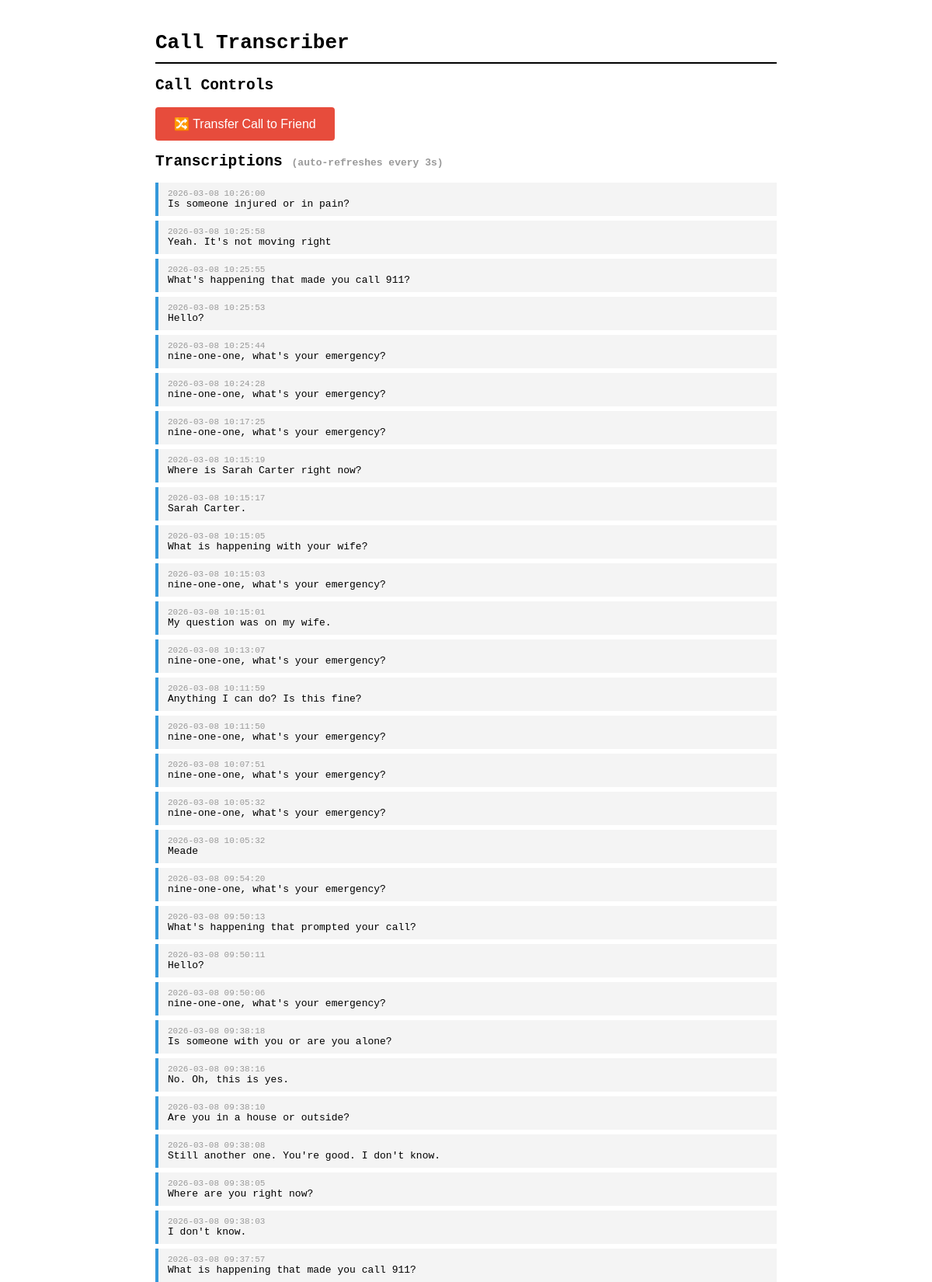
The page / (upper part) on the database its author committed.
### tables this page shows
CREATE TABLE transcriptions (
            id          INTEGER PRIMARY KEY AUTOINCREMENT,
            text        TEXT NOT NULL,
            call_sid    TEXT,
            created_at  TIMESTAMP DEFAULT CURRENT_TIMESTAMP
        , role TEXT DEFAULT 'caller');

### main.py (the view)
@app.get("/", response_class=HTMLResponse)
async def index(request: Request):
    transcriptions = get_transcriptions()
    return templates.TemplateResponse(
        "index.html",
        {"request": request, "transcriptions": transcriptions},
    )

### templates/index.html (shortened to what this page needs)
<!DOCTYPE html>
<html lang="en">
<head>
</head>
<body>
  <h1>Call Transcriber</h1>
  <section>
    <h2>Call Controls</h2>
    <button onclick="transferCall()">🔀 Transfer Call to Friend</button>
  </section>
  <section>
    <h2>Transcriptions <span style="font-size:13px;color:#999;">(auto-refreshes every 3s)</span></h2>
    <div id="transcriptions">
      {% for t in transcriptions %}
        <div class="transcript-item">
          <div class="transcript-time">{{ t.created_at }}</div>
          <div>{{ t.text }}</div>
        </div>
      {% else %}
        <p style="color:#999;">No transcriptions yet. Make a call!</p>
      {% endfor %}
    </div>
  </section>
</body>
</html>

### templates/index.html (style rules this page uses)
body { font-family: monospace; max-width: 800px; margin: 40px auto; padding: 0 20px; }
h1 { border-bottom: 2px solid black; padding-bottom: 10px; }
button { padding: 12px 24px; font-size: 16px; cursor: pointer; background: #e74c3c; color: white; border: none; border-radius: 4px; }
.transcript-item { padding: 8px 12px; margin: 6px 0; background: #f4f4f4; border-left: 4px solid #3498db; }
.transcript-time { font-size: 11px; color: #999; }

### rows shown on the page
transcriptions: created_at "2026-03-08 10:26:00", text "Is someone injured or in pain?"
transcriptions: created_at "2026-03-08 10:25:58", text "Yeah. It's not moving right"
transcriptions: created_at "2026-03-08 10:25:55", text "What's happening that made you call 911?"
transcriptions: created_at "2026-03-08 10:25:53", text "Hello?"
transcriptions: created_at "2026-03-08 10:25:44", text "nine-one-one, what's your emergency?"
transcriptions: created_at "2026-03-08 10:24:28", text "nine-one-one, what's your emergency?"
transcriptions: created_at "2026-03-08 10:17:25", text "nine-one-one, what's your emergency?"
transcriptions: created_at "2026-03-08 10:15:19", text "Where is Sarah Carter right now?"
transcriptions: created_at "2026-03-08 10:15:17", text "Sarah Carter."
transcriptions: created_at "2026-03-08 10:15:05", text "What is happening with your wife?"
transcriptions: created_at "2026-03-08 10:15:03", text "nine-one-one, what's your emergency?"
transcriptions: created_at "2026-03-08 10:15:01", text "My question was on my wife."
transcriptions: created_at "2026-03-08 10:13:07", text "nine-one-one, what's your emergency?"
transcriptions: created_at "2026-03-08 10:11:59", text "Anything I can do? Is this fine?"
transcriptions: created_at "2026-03-08 10:11:50", text "nine-one-one, what's your emergency?"
transcriptions: created_at "2026-03-08 10:07:51", text "nine-one-one, what's your emergency?"
transcriptions: created_at "2026-03-08 10:05:32", text "nine-one-one, what's your emergency?"
transcriptions: created_at "2026-03-08 10:05:32", text "Meade"
transcriptions: created_at "2026-03-08 09:54:20", text "nine-one-one, what's your emergency?"
transcriptions: created_at "2026-03-08 09:50:13", text "What's happening that prompted your call?"
transcriptions: created_at "2026-03-08 09:50:11", text "Hello?"
transcriptions: created_at "2026-03-08 09:50:06", text "nine-one-one, what's your emergency?"
transcriptions: created_at "2026-03-08 09:38:18", text "Is someone with you or are you alone?"
transcriptions: created_at "2026-03-08 09:38:16", text "No. Oh, this is yes."
transcriptions: created_at "2026-03-08 09:38:10", text "Are you in a house or outside?"
transcriptions: created_at "2026-03-08 09:38:08", text "Still another one. You're good. I don't know."
transcriptions: created_at "2026-03-08 09:38:05", text "Where are you right now?"
transcriptions: created_at "2026-03-08 09:38:03", text "I don't know."
transcriptions: created_at "2026-03-08 09:37:57", text "What is happening that made you call 911?"
